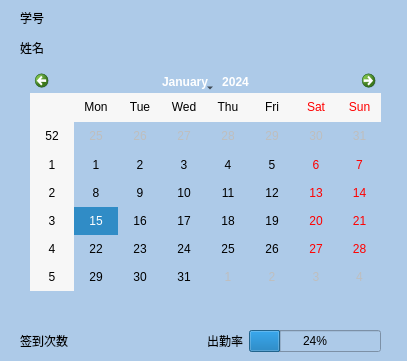
<?xml version="1.0" encoding="UTF-8"?>
<ui version="4.0">
 <class>Person</class>
 <widget class="QWidget" name="Person">
  <property name="geometry">
   <rect>
    <x>0</x>
    <y>0</y>
    <width>407</width>
    <height>361</height>
   </rect>
  </property>
  <property name="windowTitle">
   <string>个人界面</string>
  </property>
  <property name="styleSheet">
   <string notr="true">background: rgb(173, 202, 232);</string>
  </property>
  <widget class="QLabel" name="label">
   <property name="geometry">
    <rect>
     <x>20</x>
     <y>10</y>
     <width>141</width>
     <height>16</height>
    </rect>
   </property>
   <property name="styleSheet">
    <string notr="true">font: 11pt &quot;华文彩云&quot;;</string>
   </property>
   <property name="text">
    <string>学号</string>
   </property>
  </widget>
  <widget class="QLabel" name="label_2">
   <property name="geometry">
    <rect>
     <x>20</x>
     <y>40</y>
     <width>141</width>
     <height>16</height>
    </rect>
   </property>
   <property name="styleSheet">
    <string notr="true">font: 11pt &quot;华文彩云&quot;;</string>
   </property>
   <property name="text">
    <string>姓名</string>
   </property>
  </widget>
  <widget class="QCalendarWidget" name="calendarWidget">
   <property name="geometry">
    <rect>
     <x>30</x>
     <y>70</y>
     <width>351</width>
     <height>221</height>
    </rect>
   </property>
  </widget>
  <widget class="QWidget" name="layoutWidget">
   <property name="geometry">
    <rect>
     <x>20</x>
     <y>330</y>
     <width>361</width>
     <height>22</height>
    </rect>
   </property>
   <layout class="QHBoxLayout" name="horizontalLayout">
    <item>
     <widget class="QLabel" name="label_3">
      <property name="text">
       <string>签到次数</string>
      </property>
     </widget>
    </item>
    <item>
     <spacer name="horizontalSpacer">
      <property name="orientation">
       <enum>Qt::Horizontal</enum>
      </property>
      <property name="sizeHint" stdset="0">
       <size>
        <width>40</width>
        <height>20</height>
       </size>
      </property>
     </spacer>
    </item>
    <item>
     <widget class="QLabel" name="label_4">
      <property name="text">
       <string>出勤率</string>
      </property>
     </widget>
    </item>
    <item>
     <widget class="QProgressBar" name="progressBar">
      <property name="value">
       <number>24</number>
      </property>
     </widget>
    </item>
   </layout>
  </widget>
 </widget>
 <resources/>
 <connections/>
</ui>
